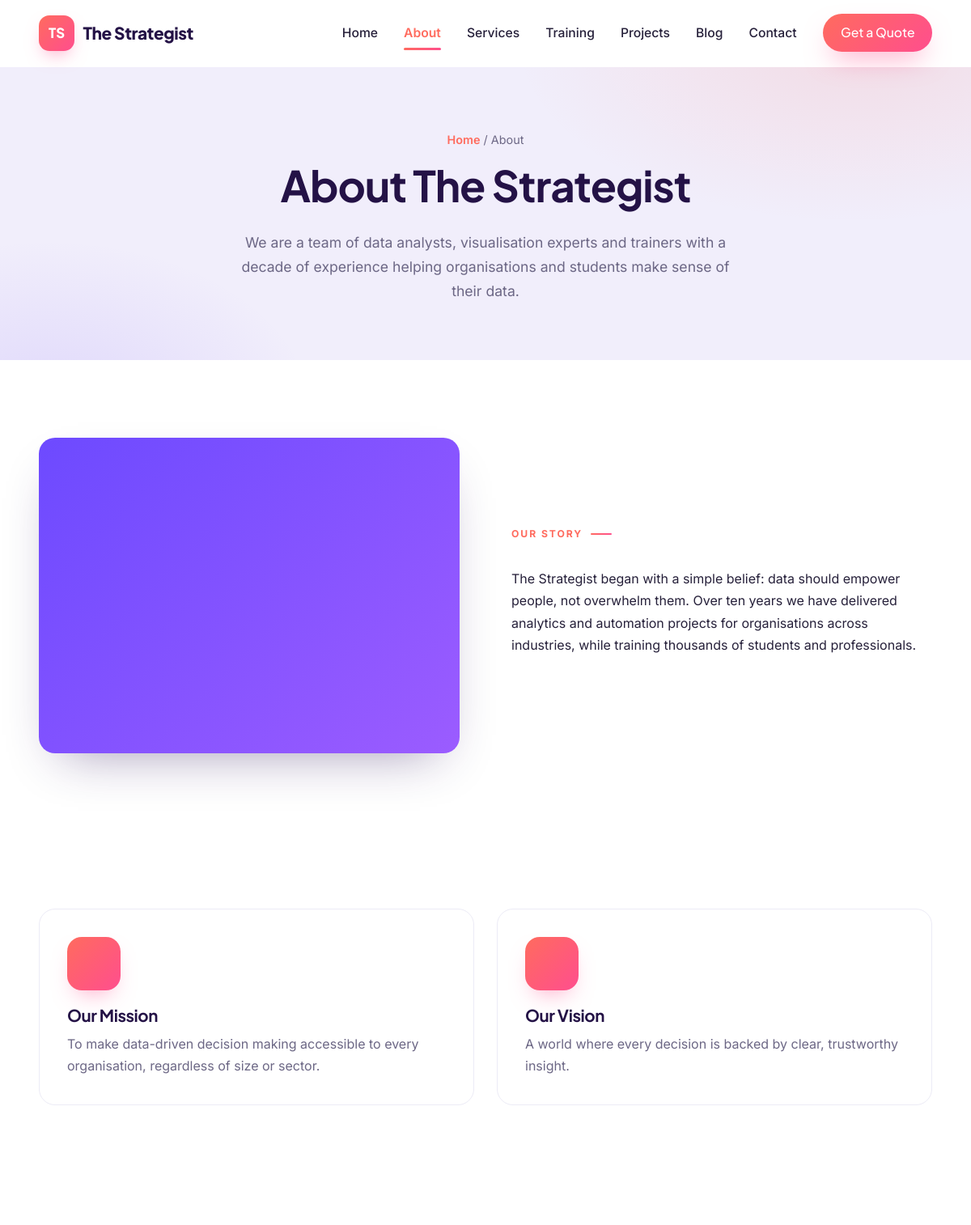
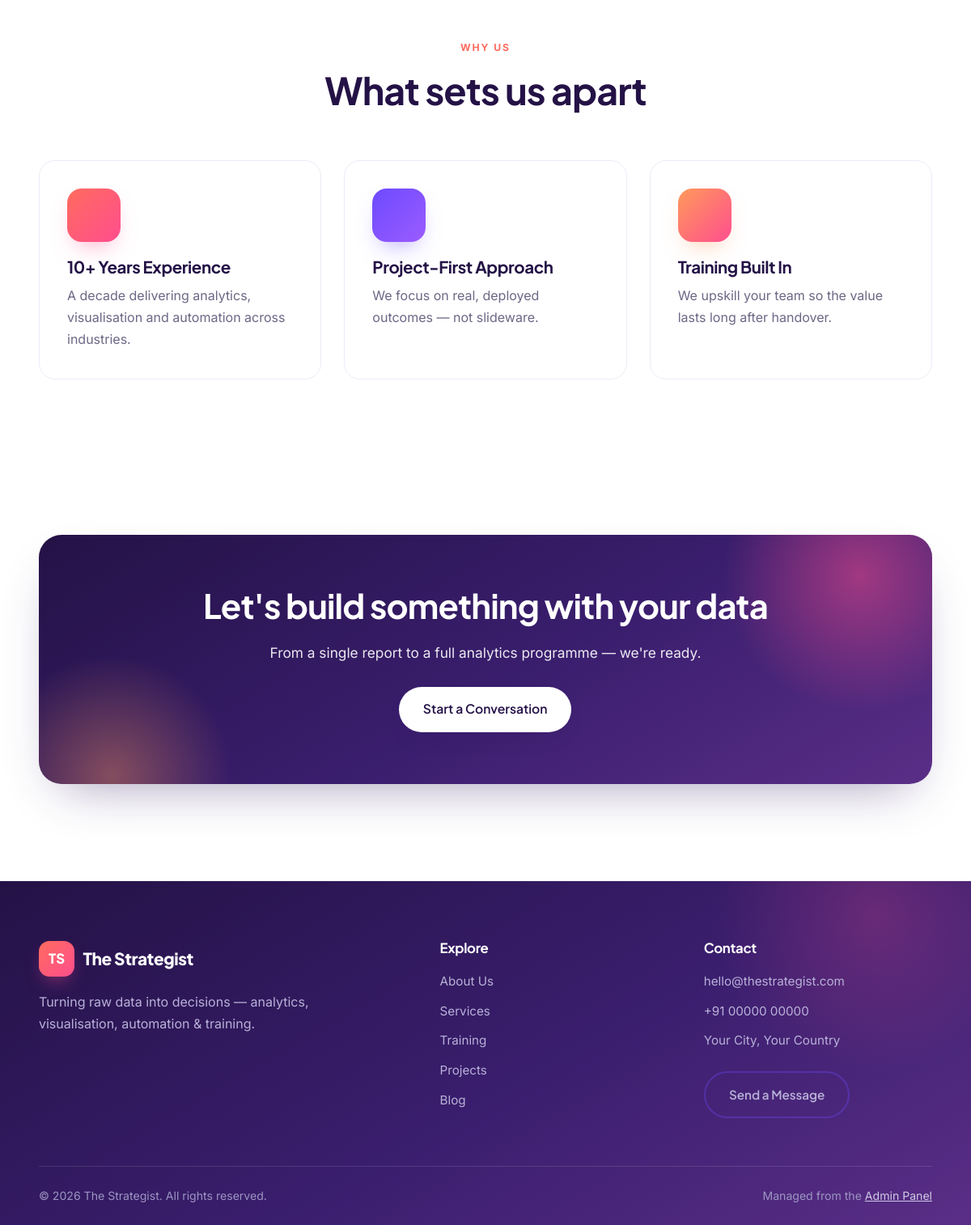
Page /about.php on the committed database (2 pictures, top to bottom).
### tables this page shows
CREATE TABLE IF NOT EXISTS `content_blocks` (
  `id`        INT AUTO_INCREMENT PRIMARY KEY,
  `page`      VARCHAR(60)  NOT NULL,
  `block_key` VARCHAR(80)  NOT NULL,
  `label`     VARCHAR(160) NOT NULL,
  `type`      VARCHAR(20)  NOT NULL DEFAULT 'text',   
  `value`     MEDIUMTEXT,
  `sort`      INT NOT NULL DEFAULT 0,
  UNIQUE KEY `page_key` (`page`,`block_key`)
);

### config/db.php (called while the page is built, shortened)
<?php
function db() {
    static $pdo = null;
    if ($pdo === null) {
        $dsn = 'mysql:host=' . DB_HOST . ';dbname=' . DB_NAME . ';charset=utf8mb4';
        try {
            $pdo = new PDO($dsn, DB_USER, DB_PASS, [
                PDO::ATTR_ERRMODE            => PDO::ERRMODE_EXCEPTION,
                PDO::ATTR_DEFAULT_FETCH_MODE => PDO::FETCH_ASSOC,
                PDO::ATTR_EMULATE_PREPARES   => false,
            ]);
        } catch (PDOException $e) {
            if (DEBUG) {
                die('Database connection failed: ' . htmlspecialchars($e->getMessage())
                    . '<br><br>Edit <code>config/config.php</code> with your database details, '
                    . 'and make sure you have imported <code>config/schema.sql</code>.');
            }
            die('The site is temporarily unavailable. Please try again later.');
        }
    }
    return $pdo;
}
function q($sql, $params = []) {
    $st = db()->prepare($sql);
    $st->execute($params);
    return $st;
}
function fetchAll($sql, $params = []) { return q($sql, $params)->fetchAll(); }

### about.php (the view, shortened to what this page needs)
<?php
require_once __DIR__ . '/includes/functions.php';
$img = resolve_image(block('about','image'));
include __DIR__ . '/includes/header.php';
?>
<section class="page-hero">
  <div class="container">
    <div class="breadcrumb"><a href="<?= e(url('index.php')) ?>">Home</a> / About</div>
    <h1><?= e(block('about','title','About The Strategist')) ?></h1>
    <p><?= e(block('about','intro')) ?></p>
  </div>
</section>
<section>
  <div class="container split">
    <div class="media">
    </div>
    <div>
      <span class="eyebrow">Our Story</span>
      <div style="color:var(--ink)"><?= block('about','story') ?></div>
    </div>
  </div>
</section>
<section style="background:var(--bg-soft)">
  <div class="container grid-2">
    <div class="card">
      <div class="ic"><?= service_icon('project') ?></div>
      <h3>Our Mission</h3>
      <p><?= e(block('about','mission')) ?></p>
    </div>
    <div class="card">
      <div class="ic"><?= service_icon('analytics') ?></div>
      <h3>Our Vision</h3>
      <p><?= e(block('about','vision')) ?></p>
    </div>
  </div>
</section>
<section>
  <div class="container">
    <div class="section-head"><span class="eyebrow">Why Us</span><h2>What sets us apart</h2></div>
    <div class="grid-3">
      <div class="card"><div class="ic"><?= service_icon('data') ?></div><h3>10+ Years Experience</h3><p>A decade delivering analytics, visualisation and automation across industries.</p></div>
      <div class="card"><div class="ic"><?= service_icon('automation') ?></div><h3>Project-First Approach</h3><p>We focus on real, deployed outcomes — not slideware.</p></div>
      <div class="card"><div class="ic"><?= service_icon('gear') ?></div><h3>Training Built In</h3><p>We upskill your team so the value lasts long after handover.</p></div>
    </div>
  </div>
</section>
<section style="background:var(--bg-soft)">
  <div class="container"><div class="cta-band"><h2>Let's build something with your data</h2><p>From a single report to a full analytics programme — we're ready.</p><a href="<?= e(url('contact.php')) ?>" class="btn btn-light">Start a Conversation</a></div></div>
</section>
<?php include __DIR__ . '/includes/footer.php'; ?>

### rows in the picture
content_blocks: value "About The Strategist"
content_blocks: value "We are a team of data analysts, visualisation experts and trainers with a decade of experience helping organisations and students make sense of their data."
content_blocks: value "The Strategist began with a simple belief: data should empower people, not overwhelm them. Over ten years we have delivered analytics and automation projects for organisations across industries, while training thousands of students and professionals."
content_blocks: value "To make data-driven decision making accessible to every organisation, regardless of size or sector."
content_blocks: value "A world where every decision is backed by clear, trustworthy insight."

### other values in the picture
setting('site_name') "The Strategist"
$label "Home"
$label "About"
$label "Services"
$label "Training"
$label "Projects"
$label "Blog"
$label "Contact"
setting('footer_text') "Turning raw data into decisions — analytics, visualisation, automation & training."
$em "hello@thestrategist.com"
$ph "+91 00000 00000"
$ad "Your City, Your Country"
